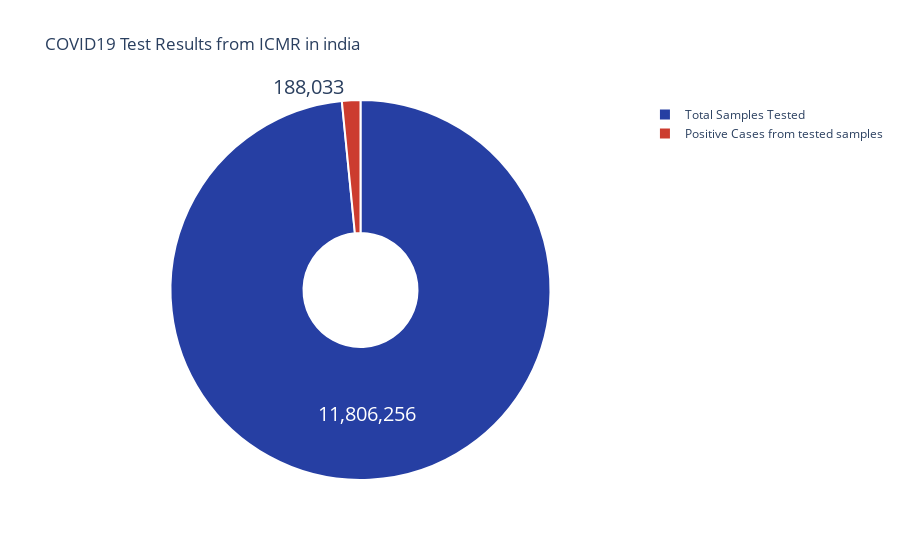

Write notebook code for a chart like this one.
### Code cell
#Overall 
fig = go.Figure(data=[go.Pie(labels=['Total Samples Tested','Positive Cases from tested samples'],
                            values= [total_tested,total_positive],hole =.3)])
fig.update_traces(hoverinfo='label+percent', textinfo='value',textfont_size=20,
                  marker=dict(colors=['#263fa3','#cc3c2f'], line=dict(color='#FFFFFF', width=2)))
fig.update_layout(title_text='COVID19 Test Results from ICMR in india',plot_bgcolor='rgb(275, 270, 273)')
fig.show()

### Figure 1 — Plotly figure (JSON) as saved in the notebook; plotly's stock layout.template omitted (floating-point values rounded to 4 significant figures)
{"data": [{"hole": 0.3, "hoverinfo": "label+percent", "labels": ["Total Samples Tested", "Positive Cases from tested samples"], "marker": {"colors": ["#263fa3", "#cc3c2f"], "line": {"color": "#FFFFFF", "width": 2}}, "textfont": {"size": 20}, "textinfo": "value", "type": "pie", "values": [11806256, 188033]}], "layout": {"plot_bgcolor": "rgb(275, 270, 273)", "title": {"text": "COVID19 Test Results from ICMR in india"}}}
